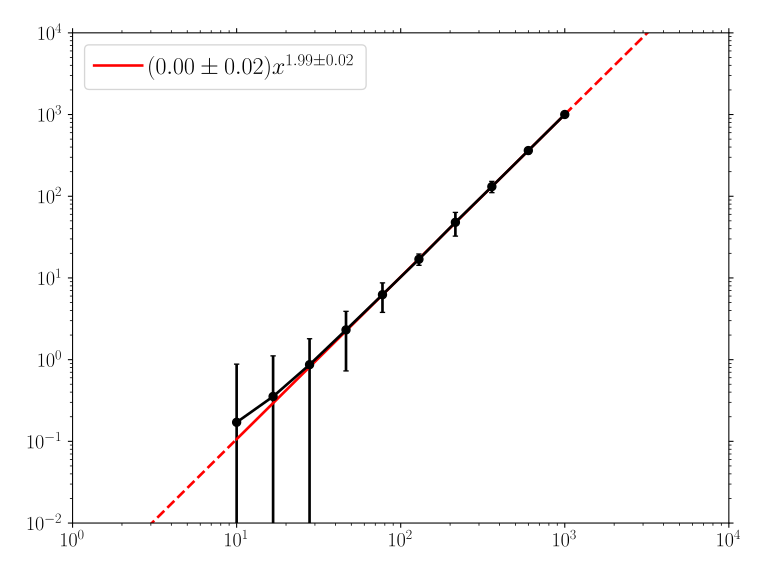

The Python source for this figure:
import matplotlib.pyplot as plt
import numpy as np

import GooseMPL as gplt

plt.style.use(["goose", "goose-latex", "goose-autolayout"])


fig, ax = plt.subplots()

ax.set_xscale("log")
ax.set_yscale("log")

ax.set_xlim([1e0, 1e4])
ax.set_ylim([1e-2, 1e4])

x = np.logspace(1, 3, 10)
y = 0.001 * x ** 2.0
yerr = 0.1 * np.random.random(x.shape) * x
sign = np.random.random(x.shape)
sign = sign / np.abs(sign)
y = y + 0.1 * sign * yerr

ax.errorbar(x, y, yerr=yerr, marker="o")

gplt.fit_powerlaw(x, y, yerr=yerr, axis=ax, c="r", extrapolate=dict(ls="--", c="r"), auto_fmt="x")

ax.legend()

plt.savefig("fit_powerlaw_yerr.svg")
plt.close()
